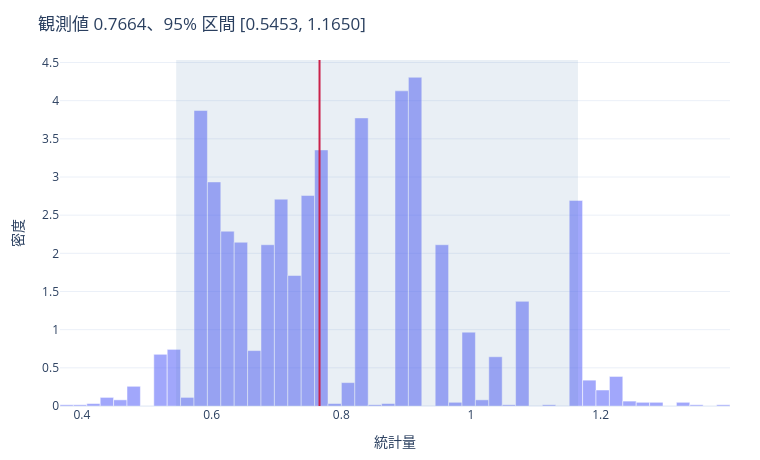

The notebook cell this image was saved under:
### Markdown cell above
## 3. ピボット法 — 区間はどこから来るのか

$\frac{\bar X - \mu}{S/\sqrt{n}}$ のように、**母数を含むのに分布が母数に依らない**量を
**ピボット**という。ピボットが見つかれば、その分位点を不等式に入れて $\mu$ について解くだけで
区間ができる。

$$
P\left(-t_{0.975} \le \frac{\bar X - \mu}{S/\sqrt{n}} \le t_{0.975}\right) = 0.95
\;\Longrightarrow\;
\bar X \pm t_{0.975}\frac{S}{\sqrt{n}}
$$

問題は、**中央値や分位点や比にはピボットが無い**ことである。ここで次の道具が要る。

## 4. ブートストラップ

考え方は一行で言える。**標本を母集団と見なして、そこから再標本する。**

真の母集団から何度も標本を取れれば標本分布が分かる。それができないので、
手元の標本を母集団の代用にする。中央値の分布を見てみよう。

### Code cell
rng = np.random.default_rng(3)
sample = rng.exponential(1.0, 60)
print(f"標本中央値 = {np.median(sample):.4f}   真の中央値 = log(2) = {np.log(2):.4f}")
plotting.bootstrap_distribution(sample, np.median, n_boot=3000, seed=0)

### Figure 1 — Plotly figure (JSON) as saved in the notebook; plotly's stock layout.template omitted (floating-point values rounded to 4 significant figures)
{"data": [{"name": "ブートストラップ分布", "opacity": 0.6, "type": "bar", "width": 0.02067, "x": [0.3765, 0.3971, 0.4178, 0.4385, 0.4591, 0.4798, 0.5005, 0.5211, 0.5418, 0.5625, 0.5831, 0.6038, 0.6245, 0.6451, 0.6658, 0.6865, 0.7072, 0.7278, 0.7485, 0.7692, 0.7898, 0.8105, 0.8312, 0.8518, 0.8725, 0.8932, 0.9138, 0.9345, 0.9552, 0.9758, 0.9965, 1.017, 1.038, 1.059, 1.079, 1.1, 1.121, 1.141, 1.162, 1.183, 1.203, 1.224, 1.245, 1.265, 1.286, 1.307, 1.327, 1.348, 1.369, 1.389], "y": [0.01613, 0.01613, 0.03226, 0.1129, 0.08064, 0.258, 0.0, 0.6774, 0.7419, 0.1129, 3.871, 2.935, 2.29, 2.145, 0.7257, 2.113, 2.709, 1.71, 2.758, 3.355, 0.03226, 0.3064, 3.774, 0.01613, 0.03226, 4.129, 4.306, 0.0, 2.113, 0.04838, 0.9677, 0.08064, 0.6451, 0.01613, 1.371, 0.0, 0.01613, 0.0, 2.693, 0.3387, 0.2097, 0.3871, 0.06451, 0.04838, 0.04838, 0.0, 0.04838, 0.01613, 0.0, 0.01613]}], "layout": {"height": 460, "margin": {"b": 50, "l": 60, "r": 30, "t": 60}, "shapes": [{"line": {"color": "crimson"}, "type": "line", "x0": 0.7664, "x1": 0.7664, "xref": "x", "y0": 0, "y1": 1, "yref": "y domain"}, {"fillcolor": "#4C78A8", "line": {"width": 0}, "opacity": 0.12, "type": "rect", "x0": 0.5453, "x1": 1.165, "xref": "x", "y0": 0, "y1": 1, "yref": "y domain"}], "title": {"text": "観測値 0.7664、95% 区間 [0.5453, 1.1650]"}, "width": 760, "xaxis": {"title": {"text": "統計量"}}, "yaxis": {"title": {"text": "密度"}}}}
